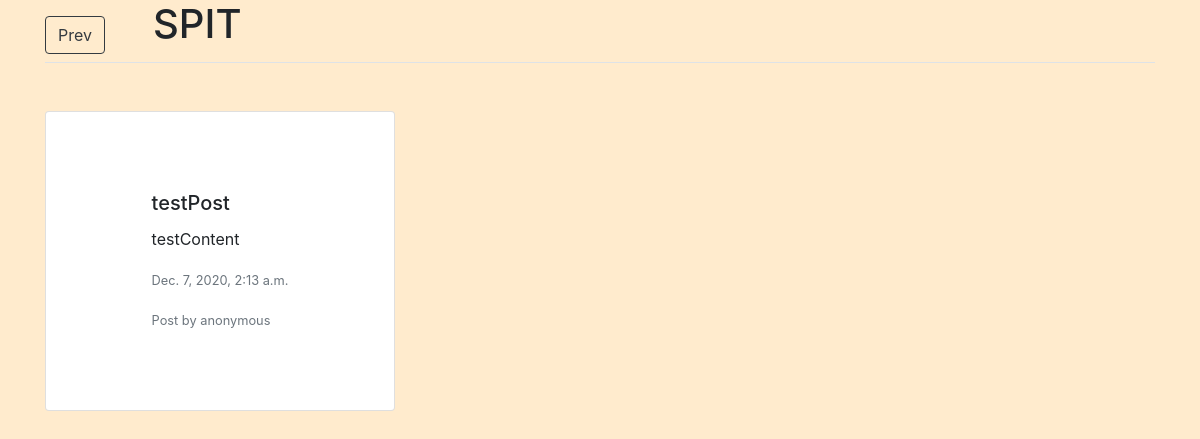
/community/SPIT, run on an earlier commit of the app's database.
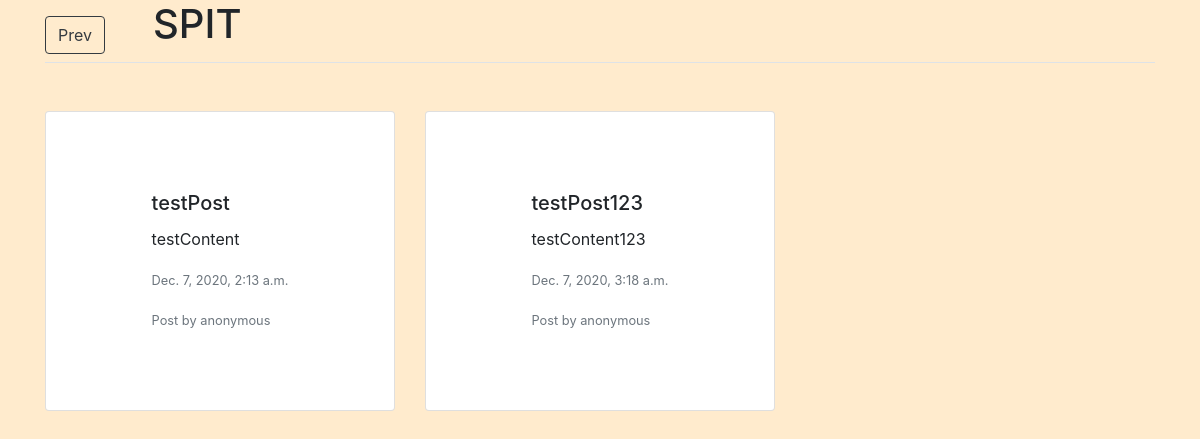
And on a later commit of the database.
### postandcomment/models.py (models this page shows, shortened)
class Post(models.Model):
    content = models.TextField(default="testContent")
    title = models.TextField(default="testPost")
    date_posted = models.DateTimeField(default=timezone.now)
    author = models.ForeignKey(User, on_delete=models.CASCADE)
    image = models.ImageField(default='default.jpg', upload_to='post_pics', blank = True)
    upvote = models.PositiveIntegerField(default=0)
    downvote = models.PositiveIntegerField(default=0)
    category = models.CharField(default='global', max_length=200)
    link = models.URLField(blank = True)
    community = models.ForeignKey(Community, on_delete=models.CASCADE, null=True)

### postandcomment/views.py (the view)
# urls.py: path('community/<slug:community_name>', views.communityView, name="community"),
def communityView(request, community_name):
  currentCommunity = Community.objects.get(name=community_name)
  posts = Post.objects.filter(community = currentCommunity)
  context = {
    'community':currentCommunity,
    'posts':posts,
  }
  return render(request, 'post_list.html', context)

### postandcomment/templates/post_list.html (shortened to what this page needs)
<!doctype html>
<html lang="en">
  <head>
    <link rel="stylesheet" href="https://stackpath.bootstrapcdn.com/bootstrap/4.3.1/css/bootstrap.min.css">
  </head>
  <body>
    <section style="display: flex; justify-content: center; align-items: center;">
        <div class="container">
            <h1 align='center' style="display: inline-block;"><a href="{% url 'postandcomment_app:com' %}"><button class="btn btn-outline-dark mr-5 mt-3" style="float: left;">Prev</button></a>{{community.name}}</h1>
            <br>
            <legend class="border-bottom mb-4"></legend>
            <br>
            <div class="row">
              {% for postDetails in posts %}
              <div class="col-md-4">
                {% if request.user.is_authenticated %}
                  <a href="{% url 'postandcomment_app:post' postDetails.id %}" style="text-decoration: none;">
                      <div class="card mb-3 align-items-center" style="max-width: 1000px; height: 300px; display: flex; justify-content: center; align-items: center;">
                          <div class="row no-gutters">
                          <div class="col">
                              <div class="card-body">
                              <h5 class="card-title">{{postDetails.title}}</h5>
                              <p class="card-text"> <span><i class="fas fa-thumbs-up"></i></span> {{ postDetails.content }}</p>
                              <p class="card-text"><small class="text-muted">{{postDetails.date_posted}}</small></p>
                              <p class="card-text"><small class="text-muted">Post by {{postDetails.author}}</small></p>
                              </div>
                          </div>
                          </div>
                      </div>
                  </a>
                {% else %}
                  <div class="card mb-3 align-items-center" style="max-width: 1000px; height: 300px; display: flex; justify-content: center; align-items: center;">
                    <div class="row no-gutters">
                    <div class="col">
                        <div class="card-body">
                        <h5 class="card-title">{{postDetails.title}}</h5>
                        <p class="card-text"> <span></span> {{ postDetails.content }}</p>
                        <p class="card-text"><small class="text-muted">{{postDetails.date_posted}}</small></p>
                        <p class="card-text"><small class="text-muted">Post by {{postDetails.author}}</small></p>
                        </div>
                    </div>
                    </div>
                </div>
                {% endif %}
              </div>
              {% endfor %}
            </div>
        </div>
    </section>
  </body>
</html>

What changed in the data, as far as the page shows it:
added Post: title "testPost123", content "testContent123", date_posted "Dec. 7, 2020, 3:18 a.m.", author "anonymous"
